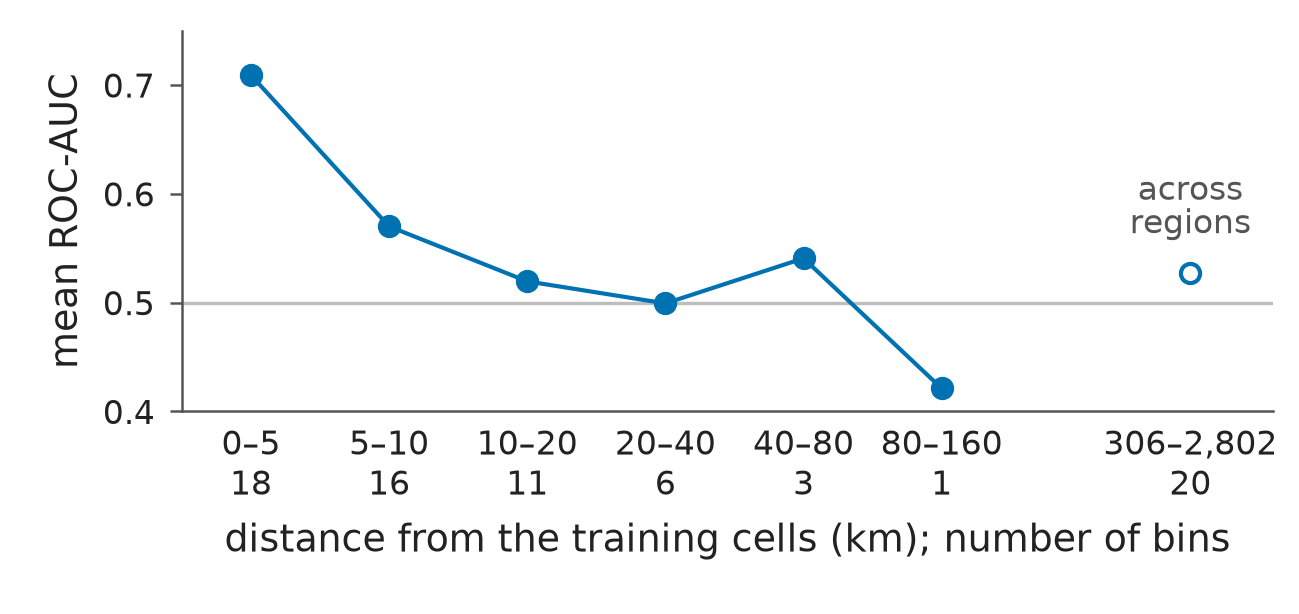

Here is the Python script that generated this plot:
#!/usr/bin/env python3
"""Fig. S5 - within-region skill by distance from the training cells (Additional file 1, 2026-10-23).

A model fitted on one half of a region scores the other half; target cells are binned by their
distance from the training cells, and each dot is the unweighted mean ROC-AUC over the bins of that
distance class in the five regions (the number of bins is under each class). The last dot is the mean
of the twenty cross-region directions, 306 to 2,802 km apart. Replaces former Table S32.

Data: paper/labelfix_rerun/round7/r7h_distance_curve.csv (summary of round3/distance_curve.json).
"""
import csv
import hashlib
import json
import sys
from pathlib import Path

import matplotlib
matplotlib.use("Agg")
import matplotlib.pyplot as plt

HERE = Path(__file__).resolve().parent
sys.path.insert(0, str(HERE))
from _layout_check import check as layout_check, assert_inside
import _style as S

SRC = HERE.parent / "labelfix_rerun" / "round7" / "r7h_distance_curve.csv"
rows = list(csv.DictReader(SRC.open(encoding="utf-8")))
near = [r for r in rows if r["bin_lo_km"] != "cross"]
cross = [r for r in rows if r["bin_lo_km"] == "cross"][0]
auc = [float(r["mean_auc"]) for r in near]
assert len(near) == 6 and [r["bins"] for r in near] == ["18", "16", "11", "6", "3", "1"]
# the main text quotes the first three classes and the cross-region mean
R04 = " ".join((HERE.parent / "04_results.md").read_text(encoding="utf-8").split())
for s in ("0.709 within 5 km", "0.570 at 5 to 10 km", "0.519 at 10 to 20 km"):
    assert s in R04, s
assert f"{float(cross['mean_auc']):.3f}" == "0.527" and cross["bins"] == "20"
assert min(int(r["min_pos"]) for r in near) == 1 and max(int(r["max_pos"]) for r in near) == 1067

S.apply()
fig, ax = plt.subplots(figsize=(110 * S.MM, 52 * S.MM))
xs = list(range(len(near)))
xc = len(near) + 0.8
S.chance(ax, axis="y")
ln, = ax.plot(xs, auc, color=S.BLUE, lw=1.0, zorder=2)
pt, = ax.plot(xs, auc, "o", ms=4.6, color=S.BLUE, zorder=3)
cr, = ax.plot(xc, float(cross["mean_auc"]), "o", ms=4.6, mfc="white", mec=S.BLUE, mew=1.0, zorder=3)
ticks = [f"{r['bin_lo_km']}–{r['bin_hi_km']}\n{r['bins']}" for r in near] + ["306–2,802\n20"]
ax.set_xticks(xs + [xc], ticks)
ax.text(xc, float(cross["mean_auc"]) + 0.03, "across\nregions", ha="center", va="bottom",
        fontsize=S.FS_SMALL, color=S.MUTED, linespacing=1.0)
ax.set_xlim(-0.5, xc + 0.6)
ax.set_ylim(0.40, 0.75); ax.set_yticks([0.4, 0.5, 0.6, 0.7])
ax.set_ylabel("mean ROC-AUC")
ax.set_xlabel("distance from the training cells (km); number of bins")
ax.tick_params(axis="x", length=0)
assert_inside(ax, "Fig. S5", xs=xs + [xc], ys=auc + [float(cross["mean_auc"])])
fig.subplots_adjust(left=0.14, right=0.98, top=0.95, bottom=0.33)
problems = layout_check(fig, "Fig. S5 - distance", min_gap_pt=2.0, min_font_pt=8.0,
                        data_artists=[(ln, "curve"), (pt, "bins"), (cr, "cross-region")])
S.save(fig, HERE, "figS5_distance")
fig.savefig(HERE / "figS5_distance.png", dpi=300)
(HERE / "figS5_provenance.json").write_text(json.dumps({
    "figure": "Fig. S5 - within-region skill by distance from the training cells",
    "script": "paper/figures/figS5_distance.py",
    "data": {"path": "paper/labelfix_rerun/round7/r7h_distance_curve.csv",
             "sha256": hashlib.sha256(SRC.read_bytes()).hexdigest()},
    "asserts": "bin counts 18/16/11/6/3/1; 0.709, 0.570 and 0.519 as quoted in 04_results.md; cross-region "
               "mean 0.527 over 20 directions; 1 to 1,067 burned cells per bin",
    "canvas_mm": [110, 52],
    "layout_check": f"paper/figures/_layout_check.py; {len(problems)} problems at build time",
    "environment": f"matplotlib {matplotlib.__version__}",
}, indent=1, ensure_ascii=False), encoding="utf-8")
print("figS5 written")
TEXT = " ".join((HERE.parent / "supplementary.md").read_text(encoding="utf-8").split())
assert "Fig. S5" in TEXT, "Section S2.2 must cite Fig. S5"
